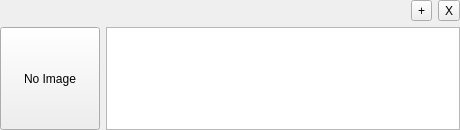
<?xml version="1.0" encoding="UTF-8"?>
<ui version="4.0">
 <class>MainWindow</class>
 <widget class="QMainWindow" name="MainWindow">
  <property name="geometry">
   <rect>
    <x>0</x>
    <y>0</y>
    <width>460</width>
    <height>130</height>
   </rect>
  </property>
  <property name="windowTitle">
   <string>Just For Fun</string>
  </property>
  <property name="windowIcon">
   <iconset>
    <normaloff>:/images/logo.png</normaloff>:/images/logo.png</iconset>
  </property>
  <widget class="QWidget" name="centralwidget">
   <layout class="QGridLayout" name="gridLayout">
    <property name="leftMargin">
     <number>0</number>
    </property>
    <property name="topMargin">
     <number>0</number>
    </property>
    <property name="rightMargin">
     <number>0</number>
    </property>
    <property name="bottomMargin">
     <number>0</number>
    </property>
    <item row="0" column="0" colspan="2">
     <layout class="QHBoxLayout" name="horizontalLayout">
      <item>
       <spacer name="horizontalSpacer">
        <property name="orientation">
         <enum>Qt::Horizontal</enum>
        </property>
        <property name="sizeHint" stdset="0">
         <size>
          <width>368</width>
          <height>20</height>
         </size>
        </property>
       </spacer>
      </item>
      <item>
       <widget class="QToolButton" name="toolButton_adjust">
        <property name="text">
         <string>+</string>
        </property>
       </widget>
      </item>
      <item>
       <widget class="QToolButton" name="toolButton_quit">
        <property name="text">
         <string>X</string>
        </property>
       </widget>
      </item>
     </layout>
    </item>
    <item row="1" column="0">
     <widget class="QToolButton" name="toolButton_logo">
      <property name="sizePolicy">
       <sizepolicy hsizetype="Minimum" vsizetype="Minimum">
        <horstretch>0</horstretch>
        <verstretch>0</verstretch>
       </sizepolicy>
      </property>
      <property name="minimumSize">
       <size>
        <width>100</width>
        <height>100</height>
       </size>
      </property>
      <property name="text">
       <string>No Image</string>
      </property>
     </widget>
    </item>
    <item row="1" column="1">
     <widget class="QStackedWidget" name="stackedWidget">
      <property name="currentIndex">
       <number>1</number>
      </property>
      <widget class="QWidget" name="page_time">
       <layout class="QHBoxLayout" name="horizontalLayout_2">
        <property name="leftMargin">
         <number>0</number>
        </property>
        <property name="topMargin">
         <number>0</number>
        </property>
        <property name="rightMargin">
         <number>0</number>
        </property>
        <property name="bottomMargin">
         <number>0</number>
        </property>
        <item>
         <widget class="QLCDNumber" name="lcdNumber_time">
          <property name="digitCount">
           <number>8</number>
          </property>
         </widget>
        </item>
       </layout>
      </widget>
      <widget class="QWidget" name="page_sentence">
       <layout class="QHBoxLayout" name="horizontalLayout_3">
        <property name="leftMargin">
         <number>0</number>
        </property>
        <property name="topMargin">
         <number>0</number>
        </property>
        <property name="rightMargin">
         <number>0</number>
        </property>
        <property name="bottomMargin">
         <number>0</number>
        </property>
        <item>
         <widget class="QPlainTextEdit" name="plainTextEdit"/>
        </item>
       </layout>
      </widget>
     </widget>
    </item>
   </layout>
  </widget>
 </widget>
 <resources/>
 <connections/>
</ui>
